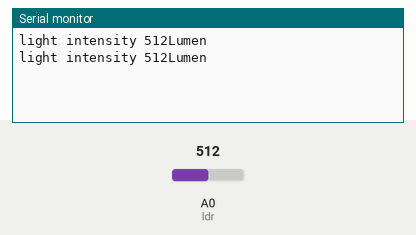
This sketch was run on a simulated Arduino Uno, built with avr-gcc and run on an emulated ATmega328P. On the bench: the last lines printed to the serial monitor. The test bench sets the inputs (shaded band); at power-on: A0 (ldr) = 512.

Above: at 1.8 s.
1.9 s: A0 (ldr) set to 716
At 2.7 s:
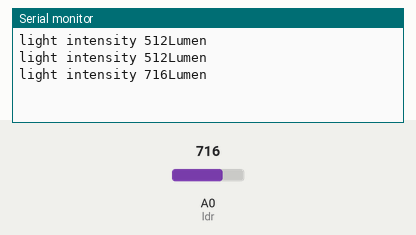
3.4 s: A0 (ldr) set to 900
At 4.8 s:
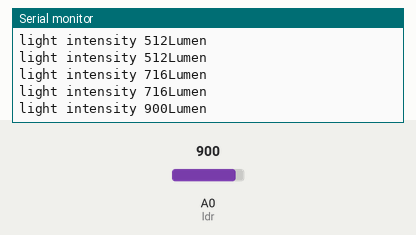
Timing chart, 0 to 6.4 s (numbered marks = the images above; inputs shaded):
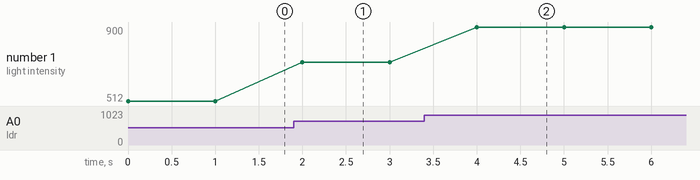

Measured:
- after the input at 1.9 s, the serial monitor: prints a new line after 0.10 s (image 1)
- after the input at 3.4 s, the serial monitor: prints a new line after 0.60 s (image 2)
- plotted number 1: 512 → 716 after the input at 1.9 s, 716 → 900 after the input at 3.4 s

The sketch:

Light_Intensity_Measurement_Using_LDR.ino
```cpp
int ldr =A0;
int ldrval =0;
void setup() {
  pinMode(ldr,INPUT);
  Serial.begin(9600);
}

void loop() {
  ldrval = analogRead(ldr);

  Serial.print("light intensity ");
  Serial.print(ldrval);
  Serial.print("Lumen");
  Serial.println("");

  delay(1000);
}
```
